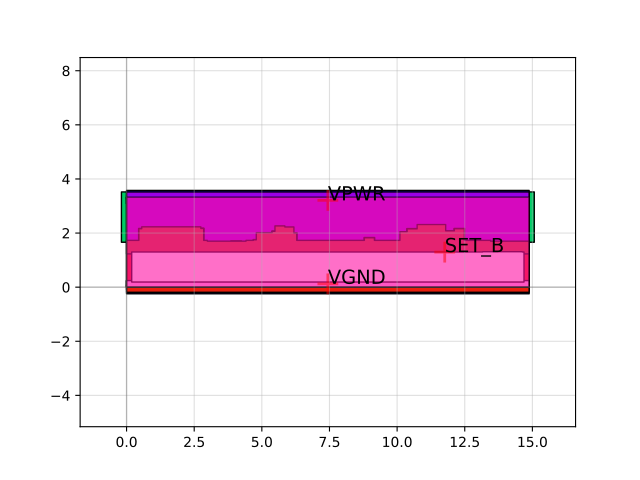

Here is the Python script that generated this plot:
import sky130

c = sky130.components.sky130_fd_sc_hs__sdfstp_2()
c.plot()
